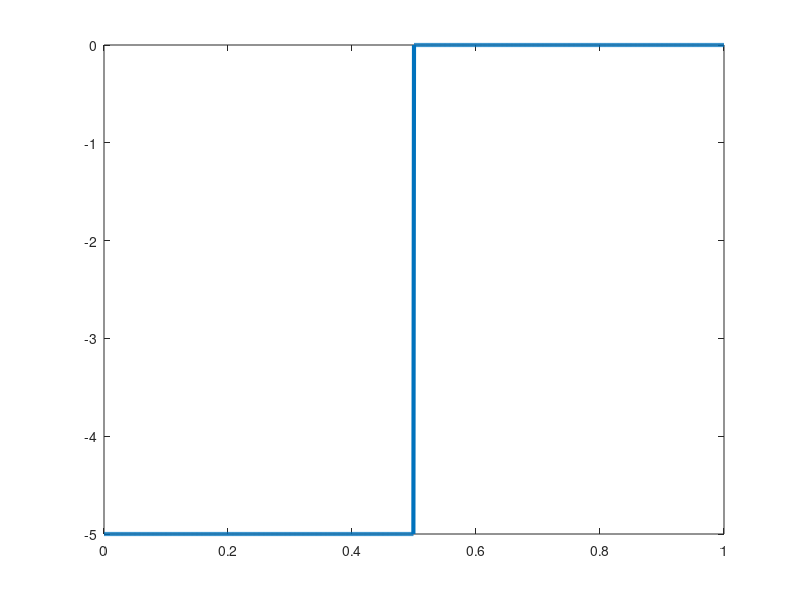

MATLAB code to generate this figure:
bits = input('prompt');
b_rt = 1;
sm_n = 1000;
total_t = length(bits)/b_rt;
total_smp = sm_n*length(bits);
dt = total_t/total_smp;
t = 0:dt:total_t;
y = zeros(1,length(t));
v = input('prompt');
for i=1:length(bits)
  if bits(i)==1
    y((i-1)*sm_n+1:(i-1)*sm_n+sm_n/2) = v;
    else y((i-1)*sm_n+1:(i-1)*sm_n+sm_n/2) = -v;
  endif
endfor
plot(t, y, 'Linewidth', 3);
%decoding of polar_rz
count = 0;
for i=1:length(t)
  if t(i)>count
    count=count+1;
    if y(i)>0
      result(count) = y(i)/v;
    else
      result(count) = 0;
    endif
  endif
endfor
disp('RZ Decoding:');
disp(result);